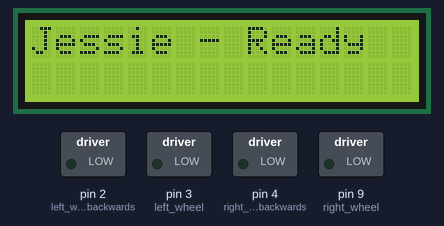
The sketch below on a simulated Arduino Uno, built with avr-gcc and run on an emulated ATmega328P. On the bench: 16×2 character LCD, switched loads named in the sketch (green lamp = pin HIGH).

Above: at 0.1 s.
At 1.2 s:
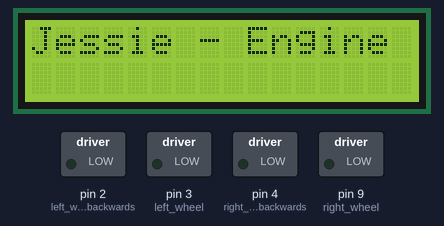
At 3.2 s:
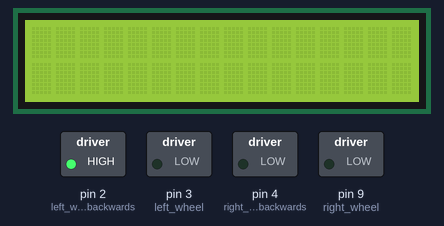
At 5.2 s:
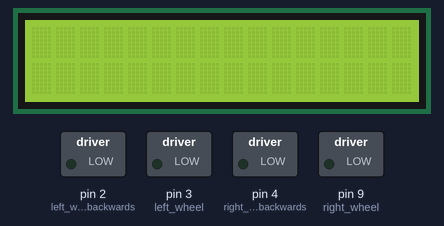
Timing chart, 0 to 40.0 s (numbered marks = the images above):
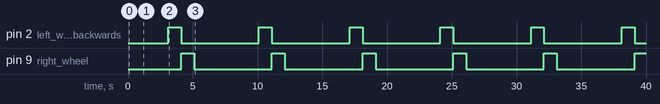

The sketch:

Jessie.ino
```cpp
// Require all the libs
#include "lib/helper.h"
#include "lib/lcd.h"
#include "engine.h"
#include "bluetooth.h"
#include "lib/pinger.h"
#include "infraRed.h"

#include <Wire.h>


#include <SoftwareSerial.h>
SoftwareSerial mySerial(A1, A0); // RX, TX
int a=0;
char c;
char d;

// Set the LCD address to 0x27 for a 16 chars and 2 line display
LiquidCrystal_I2C lcd(0x27, 16, 2);


int state = 0;


int mid = 0;
int mn = 0;
int mx = 0;


void setup() {

  // Enable the serial port to display log messages


  //Serial.begin(9600);
  // initialize the LCD
  lcd.begin();

  // Turn on the blacklight
  lcd.backlight();

  // Show the init message
 lcd.print("Jessie - Ready");
  delay(1000);
  lcd.clear();
  lcd.print("Jessie - ");
  lcd.print("Engine booting up");
  delay(2000);

  //Default communication rate of the Bluetooth module
  Serial.begin(9600);

  pinMode(leftIRPin, INPUT);
  pinMode(rightIRPin, INPUT);
  pinMode(left_wheel, OUTPUT);
  pinMode(right_wheel, OUTPUT);
  pinMode(left_wheel_backwards, OUTPUT);
  pinMode(right_wheel_backwards, OUTPUT);


  int val = 0;
for(int j=10; j<=11; j++)//Calibrating the sensor, finding max and
{                        //min reflectance values.
val = analogRead(j);
if(val >= mx)
mx = val;
if(val <= mn)
mn = val;
}
delay(1);


mid = ((mx + mn)/2);
}

void loop() {
   lcd.clear();


  //followLine();
  //driveAroundObjects();
  //solveMazeTwo();
  //testIR();
  turnAround();
  delay(5000);
}

void driveByPC()
{
  if(Serial.available() > 0)
  {
    state = Serial.read();
    Serial.println("Dude");
  }
  if (state == '0')
  {
    lcd.clear();
    halt();
    lcd.print("Stop");
  }
  else if(state == '1')
  {
    lcd.clear();
    straight();
    lcd.print("Drive");
  }
}

void followLine()
{
  if(!(digitalRead(leftIRPin)) && digitalRead(rightIRPin))     // Turn right
  {
    turnRight();
    delay(1);
  }

  else if(digitalRead(leftIRPin) && !(digitalRead(rightIRPin)))     // turn left
  {
    turnLeft();
    delay(1);
  }

  else if((digitalRead(leftIRPin)) && (digitalRead(rightIRPin)))     // stop
  {
     halt();
  }
  else
  {
    straight();
    delay(10);
    halt();
  }

}


void driveAroundObjects()
{
  if(object_detected(40)){
      lcd.print("Detected");
      halt();
      turnLeft();
   } else {
      lcd.print("Not Detected");
      forwardSpeed(10);
   }
}

void solveMaze()
{
  while(!(digitalRead(leftIRPin)) && (digitalRead(rightIRPin)))
  {
    forwardSpeed(10);
    delay(10);
  }
  if(!digitalRead(rightIRPin))
  {
    moveRight(10);
    delay(10);
  }
  else if(digitalRead(leftIRPin) && digitalRead(rightIRPin))
  {
    moveRight(10);
    delay(10);
  }
}

void testIR()
{
  if(digitalRead(rightIRPin))
  {
    lcd.print("Right");
  }
  if(!digitalRead(rightIRPin))
  {
    lcd.print("!Right");
  }
  if(digitalRead(leftIRPin))
  {
    lcd.print("Left");
  }
  if(!digitalRead(leftIRPin))
  {
    lcd.print("!Left");
  }
  delay(1000);

}

void solveMazeTwo()
{
  boolean inLeftTurn = false;
  while(!digitalRead(rightIRPin) && !object_detected(30))
  {
    //straight
    forwardSpeed(100);
    delay(5);
  }
  if(digitalRead(leftIRPin) && !digitalRead(rightIRPin) && object_detected(30))
  {
    // turn left
    halt();
    delay(100);
    inLeftTurn = true;
    while(digitalRead(leftIRPin))
    {
      turnLeft();
    }
    inLeftTurn = false;
  }
  else if(digitalRead(rightIRPin) && !inLeftTurn)
  {
    //turn right
    halt();
    delay(100);
    while(digitalRead(rightIRPin))
    {
      turnRight();
    }

  }
  else if(!digitalRead(leftIRPin) && !digitalRead(rightIRPin) && object_detected(30))
  {
    //turn around
    halt();
    delay(100);
    turnAround();


  }

}
```

bluetooth.h
```cpp
// Engine constants


/*
 * Controls a given wheel
 * @param wheel The wheel to control
 * @param backwards Make the wheel drive backwards
 * @param state The wheel is spinning
 */
```

engine.h
```cpp
// Engine constants
const int left_wheel = 3;
const int left_wheel_backwards = 2;
const int right_wheel = 9;
const int right_wheel_backwards = 4;
#define E1 11
#define E2 6


/*
 * Controls a given wheel
 * @param wheel The wheel to control
 * @param backwards Make the wheel drive backwards
 * @param state The wheel is spinning
 */
void control_wheel(char wheel[], boolean backwards, boolean state){
  if(wheel == "left"){
    digitalWrite((backwards == true) ? left_wheel_backwards : left_wheel, state);
  } else {
    digitalWrite((backwards == true) ? right_wheel_backwards : right_wheel, state);
  }
}

/*
 * Make all wheels stop
 */
void halt(){
  control_wheel("left", true, LOW);
  control_wheel("left", false, LOW);
  control_wheel("right", true, LOW);
  control_wheel("right", false, LOW);
}

/*
 * Make the car go straight ahead
 * (so not in reverse)
 */
void straight(){
  // Disable backwards
  control_wheel("left", true, LOW);
  control_wheel("right", true, LOW);

  // Enable going forward on both wheels
  control_wheel("left", false, HIGH);
  control_wheel("right", false, HIGH);
}

 /*
 * Make the car go reversed
 * (so not going forward)
 */
void backwards(){
  // Disable going forward
  control_wheel("left", false, LOW);
  control_wheel("right", false, LOW);

  // Enable going backwards on both wheels
  control_wheel("left", true, HIGH);
  control_wheel("right", true, HIGH);
}

void turnRight(){
  // Enable going backwards on right wheel
  control_wheel("left", false, HIGH);
  control_wheel("right", true, HIGH);

}

void turnLeft(){
  // Enable going backwards on right wheel
  control_wheel("right", false, HIGH);
  control_wheel("left", true, HIGH);

}

void moveRight(int speed)
{

  analogWrite(left_wheel, speed);
  analogWrite(right_wheel_backwards, speed);
}

void moveLeft(int speed)
{
  analogWrite(right_wheel, speed);
  analogWrite(left_wheel_backwards, speed);
}

void forwardSpeed(int speed)
{
  analogWrite(left_wheel, speed);
  digitalWrite(left_wheel_backwards, LOW);
  analogWrite(right_wheel, speed);
  digitalWrite(right_wheel_backwards, LOW);

}

void testMotors(int speed)
{
  analogWrite(left_wheel, 100);
  analogWrite(right_wheel, 200);
  //digitalWrite(left_wheel, HIGH);
  //digitalWrite(right_wheel, HIGH);
}


void turnAround()
{
  halt();
  digitalWrite(left_wheel_backwards, HIGH);
  delay(1000);
  halt();
  digitalWrite(right_wheel, HIGH);
  delay(1000);
  halt();
}
```

infraRed.h
```cpp
const int leftIRPin = 10;
const int rightIRPin = 11;

int left = 0;
int right = 0;

/*
 * Controls a given wheel
 * @param wheel The wheel to control
 * @param backwards Make the wheel drive backwards
 * @param state The wheel is spinning
 */
```

Measured:
- by itself, pin 2 (left_wheel_backwards), pin 9 (right_wheel): alternates HIGH for 1.0 s and LOW for 6.0 s
- by itself, everything shown: repeats every 7.0 s, in 3 steps
- what the display in image 1 shows lasts 2.0 s, from 1.1 s to 3.1 s
